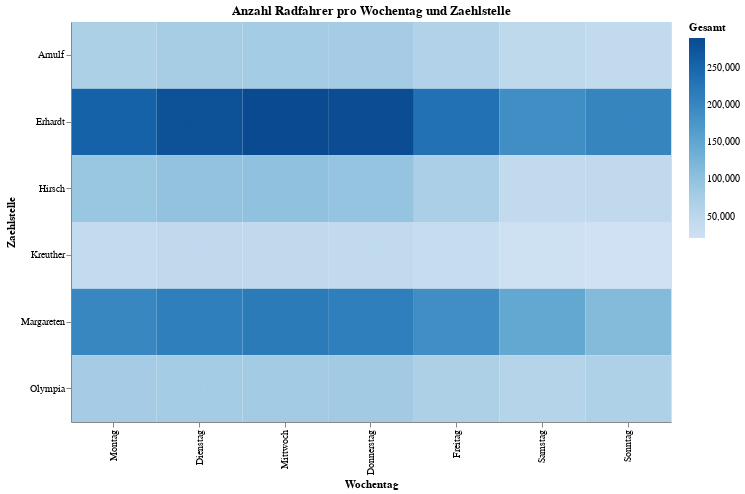

Notebook code cell kept with this figure:
### Code cell
# Spalte 'datum' in datetime umwandeln
df['datum'] = pd.to_datetime(df['datum'])

# Wochentage hinzufügen
df['wochentag'] = df['datum'].dt.day_name(locale='de_DE')  # Deutsch

# Reihenfolge der Wochentage festlegen
wochentage_order = ['Montag', 'Dienstag', 'Mittwoch', 'Donnerstag', 'Freitag', 'Samstag', 'Sonntag']

# Daten vorbereiten (Gruppieren und Aggregieren)
df_grouped = df.groupby(['zaehlstelle', 'wochentag']).agg({'gesamt': 'sum'}).reset_index()

# Altair-Diagramm erstellen
chart = alt.Chart(df_grouped, title="Anzahl Radfahrer pro Wochentag und Zaehlstelle").mark_rect().encode(
    x=alt.X('wochentag:N', title='Wochentag', sort=wochentage_order),
    y=alt.Y('zaehlstelle:N', title='Zaehlstelle'),
    color=alt.Color('gesamt:Q', title='Gesamt', scale=alt.Scale(scheme='blues')),
    tooltip=[
        alt.Tooltip('wochentag:N', title='Wochentag'),
        alt.Tooltip('zaehlstelle:N', title='Zählstelle'),
        alt.Tooltip('gesamt:Q', title='Gesamt'),
    ],
).properties(
    width=600,
    height=400
)

# Configure text
text = chart.mark_text(baseline='middle').encode(
    alt.Text('gesamt:Q')
)

# Configure text
text = base.mark_text(baseline='middle').encode(
    alt.Text('mean_horsepower:Q', format=".0f"),
    color=alt.condition(
        alt.datum.mean_horsepower > 150,
        alt.value('black'),
        alt.value('white')
    )
)

# Diagramm anzeigen
chart + text

### Figure 1 — Vega specification as saved in the notebook (floating-point values rounded to 4 significant figures)
{"$schema": "https://vega.github.io/schema/vega/v5.json", "data": [{"name": "source_0"}, {"name": "data_0", "values": [{"gesamt": 76100.0, "wochentag": "Dienstag", "zaehlstelle": "Arnulf"}, {"gesamt": 78240.0, "wochentag": "Donnerstag", "zaehlstelle": "Arnulf"}, {"gesamt": 63400.0, "wochentag": "Freitag", "zaehlstelle": "Arnulf"}, {"gesamt": 79370.0, "wochentag": "Mittwoch", "zaehlstelle": "Arnulf"}, {"gesamt": 69560.0, "wochentag": "Montag", "zaehlstelle": "Arnulf"}, {"gesamt": 46260.0, "wochentag": "Samstag", "zaehlstelle": "Arnulf"}, {"gesamt": 41920.0, "wochentag": "Sonntag", "zaehlstelle": "Arnulf"}, {"gesamt": 280800.0, "wochentag": "Dienstag", "zaehlstelle": "Erhardt"}, {"gesamt": 287100.0, "wochentag": "Donnerstag", "zaehlstelle": "Erhardt"}, {"gesamt": 232900.0, "wochentag": "Freitag", "zaehlstelle": "Erhardt"}, {"gesamt": 290500.0, "wochentag": "Mittwoch", "zaehlstelle": "Erhardt"}, {"gesamt": 255100.0, "wochentag": "Montag", "zaehlstelle": "Erhardt"}, {"gesamt": 189700.0, "wochentag": "Samstag", "zaehlstelle": "Erhardt"}, {"gesamt": 203100.0, "wochentag": "Sonntag", "zaehlstelle": "Erhardt"}, {"gesamt": 98900.0, "wochentag": "Dienstag", "zaehlstelle": "Hirsch"}, {"gesamt": 95900.0, "wochentag": "Donnerstag", "zaehlstelle": "Hirsch"}, {"gesamt": 72230.0, "wochentag": "Freitag", "zaehlstelle": "Hirsch"}, {"gesamt": 101100.0, "wochentag": "Mittwoch", "zaehlstelle": "Hirsch"}, {"gesamt": 91670.0, "wochentag": "Montag", "zaehlstelle": "Hirsch"}, {"gesamt": 41610.0, "wochentag": "Samstag", "zaehlstelle": "Hirsch"}, {"gesamt": 44070.0, "wochentag": "Sonntag", "zaehlstelle": "Hirsch"}, {"gesamt": 44110.0, "wochentag": "Dienstag", "zaehlstelle": "Kreuther"}, {"gesamt": 43370.0, "wochentag": "Donnerstag", "zaehlstelle": "Kreuther"}, {"gesamt": 35570.0, "wochentag": "Freitag", "zaehlstelle": "Kreuther"}, {"gesamt": 44770.0, "wochentag": "Mittwoch", "zaehlstelle": "Kreuther"}, {"gesamt": 39800.0, "wochentag": "Montag", "zaehlstelle": "Kreuther"}, {"gesamt": 22060.0, "wochentag": "Samstag", "zaehlstelle": "Kreuther"}, {"gesamt": 21120.0, "wochentag": "Sonntag", "zaehlstelle": "Kreuther"}, {"gesamt": 212900.0, "wochentag": "Dienstag", "zaehlstelle": "Margareten"}, {"gesamt": 212700.0, "wochentag": "Donnerstag", "zaehlstelle": "Margareten"}, {"gesamt": 188800.0, "wochentag": "Freitag", "zaehlstelle": "Margareten"}, {"gesamt": 218600.0, "wochentag": "Mittwoch", "zaehlstelle": "Margareten"}, {"gesamt": 200800.0, "wochentag": "Montag", "zaehlstelle": "Margareten"}, {"gesamt": 147700.0, "wochentag": "Samstag", "zaehlstelle": "Margareten"}, {"gesamt": 112900.0, "wochentag": "Sonntag", "zaehlstelle": "Margareten"}, {"gesamt": 79450.0, "wochentag": "Dienstag", "zaehlstelle": "Olympia"}, {"gesamt": 81340.0, "wochentag": "Donnerstag", "zaehlstelle": "Olympia"}, {"gesamt": 68510.0, "wochentag": "Freitag", "zaehlstelle": "Olympia"}, {"gesamt": 80480.0, "wochentag": "Mittwoch", "zaehlstelle": "Olympia"}, {"gesamt": 78760.0, "wochentag": "Montag", "zaehlstelle": "Olympia"}, {"gesamt": 57950.0, "wochentag": "Samstag", "zaehlstelle": "Olympia"}, {"gesamt": 66510.0, "wochentag": "Sonntag", "zaehlstelle": "Olympia"}]}, {"name": "source_0_x_domain_wochentag", "values": [{"sort_field": 1.0, "wochentag": "Dienstag"}, {"sort_field": 3.0, "wochentag": "Donnerstag"}, {"sort_field": 4.0, "wochentag": "Freitag"}, {"sort_field": 2.0, "wochentag": "Mittwoch"}, {"sort_field": 0.0, "wochentag": "Montag"}, {"sort_field": 5.0, "wochentag": "Samstag"}, {"sort_field": 6.0, "wochentag": "Sonntag"}]}, {"name": "data_0_y_domain_zaehlstelle", "values": [{"zaehlstelle": "Arnulf"}, {"zaehlstelle": "Erhardt"}, {"zaehlstelle": "Hirsch"}, {"zaehlstelle": "Kreuther"}, {"zaehlstelle": "Margareten"}, {"zaehlstelle": "Olympia"}]}, {"name": "data_0_color_domain_gesamt", "values": [{"min": 21120.0, "max": 290500.0}]}], "marks": [{"type": "rect", "name": "layer_0_marks", "from": {"data": "data_0"}, "encode": {"update": {"height": {"signal": "max(0.25, bandwidth('y'))"}, "x": {"field": "wochentag", "scale": "x"}, "y": {"field": "zaehlstelle", "scale": "y"}, "tooltip": {"signal": "{\"Wochentag\": isValid(datum[\"wochentag\"]) ? datum[\"wochentag\"] : \"\"+datum[\"wochentag\"], \"Zählstelle\": isValid(datum[\"zaehlstelle\"]) ? datum[\"zaehlstelle\"] : \"\"+datum[\"zaehlstelle\"], \"Gesamt\": format(datum[\"gesamt\"], \"\")}"}, "fill": {"field": "gesamt", "scale": "color"}, "description": {"signal": "\"Wochentag: \" + (isValid(datum[\"wochentag\"]) ? datum[\"wochentag\"] : \"\"+datum[\"wochentag\"]) + \"; Zaehlstelle: \" + (isValid(datum[\"zaehlstelle\"]) ? datum[\"zaehlstelle\"] : \"\"+datum[\"zaehlstelle\"]) + \"; Gesamt: \" + (format(datum[\"gesamt\"], \"\")) + \"; Zählstelle: \" + (isValid(datum[\"zaehlstelle\"]) ? datum[\"zaehlstelle\"] : \"\"+datum[\"zaehlstelle\"])"}, "width": {"signal": "max(0.25, bandwidth('x'))"}}}, "style": ["rect"]}, {"type": "text", "name": "layer_1_marks", "from": {"data": "data_0"}, "encode": {"update": {"tooltip": {"signal": "{\"Wochentag\": isValid(datum[\"wochentag\"]) ? datum[\"wochentag\"] : \"\"+datum[\"wochentag\"], \"Zählstelle\": isValid(datum[\"zaehlstelle\"]) ? datum[\"zaehlstelle\"] : \"\"+datum[\"zaehlstelle\"], \"Gesamt\": format(datum[\"gesamt\"], \"\")}"}, "description": {"signal": "\"Wochentag: \" + (isValid(datum[\"wochentag\"]) ? datum[\"wochentag\"] : \"\"+datum[\"wochentag\"]) + \"; Zaehlstelle: \" + (isValid(datum[\"zaehlstelle\"]) ? datum[\"zaehlstelle\"] : \"\"+datum[\"zaehlstelle\"]) + \"; Gesamt: \" + (format(datum[\"gesamt\"], \"\")) + \"; gesamt: \" + (format(datum[\"gesamt\"], \".0f\")) + \"; Zählstelle: \" + (isValid(datum[\"zaehlstelle\"]) ? datum[\"zaehlstelle\"] : \"\"+datum[\"zaehlstelle\"])"}, "y": {"field": "zaehlstelle", "scale": "y", "band": 0.5}, "align": {"value": "center"}, "text": {"signal": "format(datum[\"gesamt\"], \".0f\")"}, "fill": {"field": "gesamt", "scale": "color"}, "baseline": {"value": "middle"}, "x": {"field": "wochentag", "scale": "x", "band": 0.5}}}, "style": ["text"]}], "scales": [{"name": "x", "type": "band", "domain": {"data": "source_0_x_domain_wochentag", "field": "wochentag", "sort": {"op": "max", "field": "sort_field"}}, "range": [0, {"signal": "width"}], "paddingOuter": 0, "paddingInner": 0}, {"name": "y", "type": "band", "domain": {"data": "data_0_y_domain_zaehlstelle", "field": "zaehlstelle", "sort": true}, "range": [0, {"signal": "height"}], "paddingOuter": 0, "paddingInner": 0}, {"name": "color", "type": "linear", "domain": [{"signal": "(data(\"data_0_color_domain_gesamt\")[0] || {}).min"}, {"signal": "(data(\"data_0_color_domain_gesamt\")[0] || {}).max"}], "range": {"scheme": "blues"}, "interpolate": "hcl", "zero": false}], "axes": [{"scale": "x", "title": "Wochentag", "zindex": 1, "labelAlign": "right", "labelAngle": 270, "labelBaseline": "middle", "orient": "bottom", "grid": false}, {"scale": "y", "grid": false, "title": "Zaehlstelle", "zindex": 1, "orient": "left"}], "title": {"text": "Anzahl Radfahrer pro Wochentag und Zaehlstelle", "frame": "group"}, "padding": 5, "style": "cell", "background": "white", "legends": [{"title": "Gesamt", "fill": "color", "gradientLength": {"signal": "clamp(height, 64, 200)"}}], "width": 600, "height": 400}
